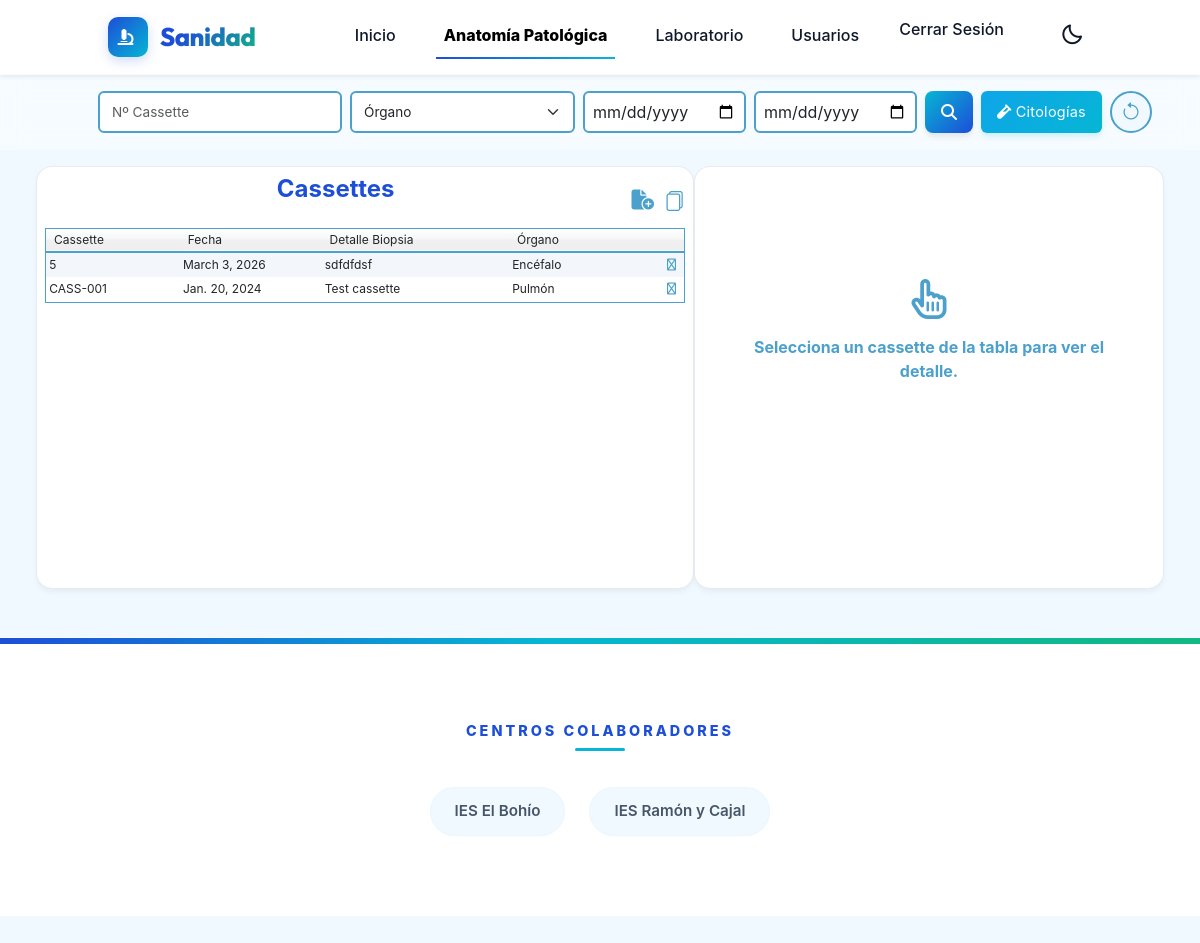
The page /cassettes/ (signed in) on the database its author committed.
### api/models.py (models this page shows)
class Cassette(models.Model):
    id_casette = models.AutoField(primary_key=True)
    cassette = models.CharField(max_length=50)
    fecha = models.DateField()
    descripcion = models.CharField(max_length=255)
    caracteristicas = models.TextField()
    observaciones = models.TextField(null=True, blank=True)
    informacion_clinica = models.TextField(null=True, blank=True)
    descripcion_microscopica = models.TextField(null=True, blank=True)
    diagnostico_final = models.TextField(null=True, blank=True)
    patologo_responsable = models.CharField(max_length=255, null=True, blank=True)
    qr_casette = models.CharField(max_length=255, unique=True)
    organo = models.CharField(max_length=255)
    informe_descripcion = models.CharField(max_length=255, null=True, blank=True)
    informe_fecha = models.DateField(null=True, blank=True)
    informe_tincion = models.CharField(max_length=255, null=True, blank=True)
    informe_observaciones = models.TextField(null=True, blank=True)
    informe_imagen = models.BinaryField(null=True, blank=True)
    class Meta:
        db_table = 'cassettes'

### web/views.py (the view, shortened to what this page needs)
# urls.py: path('cassettes/',                                        views.cassette_list,    name='cassettes'),
@never_cache
@login_required
def cassette_list(request):
    qs = Cassette.objects.order_by('-fecha')
    organo = request.GET.get('organo', '').strip()
    numero = request.GET.get('numero', '').strip()
    inicio = request.GET.get('inicio', '').strip()
    fin    = request.GET.get('fin', '').strip()
    sel_pk = request.GET.get('cassette', '').strip()
    if organo and organo != '*':
        qs = qs.filter(organo__icontains=organo)
    if numero:
        qs = qs.filter(cassette__icontains=numero)
    if inicio and fin:
        qs = qs.filter(fecha__gte=inicio, fecha__lte=fin)
    if not any([organo, numero, inicio, fin]):
        qs = qs[:10]
    selected = None
    muestras_con_imagenes = []
    return render(request, 'web/cassettes.html', {
        'cassettes':             qs,
        'selected':              selected,
        'muestras_con_imagenes': muestras_con_imagenes,
        'cassette_form':         CassetteForm(instance=selected) if selected else CassetteForm(),
        'nuevo_cassette_form':   CassetteForm(),
        'muestra_form':          MuestraForm(),
        'informe_form': InformeForm(initial={
            'informe_descripcion':   selected.informe_descripcion   if selected else '',
            'informe_fecha':         selected.informe_fecha          if selected else '',
            'informe_tincion':       selected.informe_tincion        if selected else '',
            'informe_observaciones': selected.informe_observaciones  if selected else '',
        }) if selected else None,
        'filtros': {'organo': organo, 'numero': numero, 'inicio': inicio, 'fin': fin},
    })

### web/templates/web/cassettes.html (shortened to what this page needs)
{% load static %}
<!DOCTYPE html>
<html lang="es">
<head>
    <link href="https://cdn.jsdelivr.net/npm/bootstrap@5.3.0-alpha3/dist/css/bootstrap.min.css" rel="stylesheet"
>
    <link rel="stylesheet" href="https://cdn.jsdelivr.net/npm/bootstrap-icons@1.10.4/font/bootstrap-icons.css">
    <link href="https://unpkg.com/boxicons@2.1.4/css/boxicons.min.css" rel="stylesheet">
    <link rel="stylesheet" href="https://cdnjs.cloudflare.com/ajax/libs/font-awesome/6.4.0/css/all.min.css">
    <link rel="stylesheet" href="{% static 'css/header.css' %}">
    <link rel="stylesheet" href="{% static 'css/footer.css' %}">
    <link rel="stylesheet" href="{% static 'css/index.css' %}">
    <link rel="stylesheet" href="{% static 'css/muestras.css' %}">
    <link rel="stylesheet" href="{% static 'css/sortable.css' %}">
    <link rel="stylesheet" href="{% static 'css/cassettes.css' %}">
</head>
<body id="body">
    <nav class="nav navbar navbar-expand-lg shadow-sm sticky-top">
        <div class="container-fluid d-flex align-items-center justify-content-between px-lg-5">
            <a class="navbar-brand nav__logo-container" href="/">
                <div class="logo-box">
                    <i class="fa-solid fa-microscope" style="font-size: 1rem; margin-left: -5px;"></i>
                </div>
                <span class="nav__title">Sanidad</span>
            </a>
            <div class="collapse navbar-collapse" id="navbarNav">
                <ul class="navbar-nav ms-auto nav__list">
                    <li class="nav-item nav__item">
                        <a class="nav-link nav__link" href="/">Inicio</a>
                    </li>
                    <li class="nav-item nav__item">
                        <a class="nav-link nav__link active" href="/anatomia.html">Anatomía&nbsp;Patológica</a>
                    </li>
                    <li class="nav-item nav__item">
                        <a class="nav-link nav__link" href="/laboratorio.html">Laboratorio</a>
                    </li>
                    {% if request.user.is_staff %}
                    <li class="nav-item nav__item">
                        <a class="nav-link nav__link" href="{% url 'usuarios' %}">Usuarios</a>
                    </li>
                    {% endif %}
                    <li class="nav-item nav__item">
                        <form method="post" action="{% url 'logout' %}" style="display:inline">
                            <button type="submit" class="nav-link nav__link btn btn-link p-0 border-0 bg-transparent">
                                Cerrar Sesión
                            </button>
                        </form>
                    </li>
                    <li class="nav-item nav__item d-flex align-items-center">
                        <a href="#" id="darkModeToggle" class="nav-link nav__link ms-lg-3"
                            aria-label="Toggle Dark Mode">
                            <i class='bx bx-moon fs-4'></i>
                        </a>
                    </li>
                </ul>
            </div>
        </div>
    </nav>
    <header class="barra_org container-fluid px-5">
        <form method="get" action="{% url 'cassettes' %}" id="filtroForm">
            <div class="container-fluid caja_org px-0">
                <div class="row align-items-center w-100 m-0">
                    <div class="col-auto d-flex align-items-center justify-content-center gap-2 p-0">
                        <div style="min-width: 140px;">
                            <input type="text" name="numero" value="{{ filtros.numero }}"
                                class="form-control border__color unified-filter-height" placeholder="Nº Cassette"
                                style="font-size:0.85rem;">
                        </div>
                        <div style="min-width: 140px;">
                            <select name="organo" id="organos" class="form-select border__color unified-filter-height"
                                style="font-size:0.85rem;" onchange="document.getElementById('filtroForm').submit()">
                                <option disabled {% if not filtros.organo %}selected{% endif %}>Órgano</option>
                            </select>
                        </div>
                        <div class="d-flex gap-2">
                            <input type="date" name="inicio" value="{{ filtros.inicio }}"
                                class="form-control border__color unified-filter-height px-2">
                            <input type="date" name="fin" value="{{ filtros.fin }}"
                                class="form-control border__color unified-filter-height px-2"
                                onchange="document.getElementById('filtroForm').submit()">
                        </div>
                        <div>
                            <button type="submit" class="btn fondo px-3 unified-filter-height" title="Buscar">
                                <i class="fa-solid fa-magnifying-glass"></i>
                            </button>
                        </div>
                        <div>
                            <a href="{% url 'citologias' %}" class="btn btn-switch-module px-3 unified-filter-height">
                                <i class="fa-solid fa-vial me-1"></i> Citologías
                            </a>
                        </div>
                    </div>
                    <div class="col d-flex justify-content-end p-0">
                        <a href="{% url 'cassettes' %}"
                            class="btn btn-outline-primary border__color rounded-circle d-flex align-items-center justify-content-center unified-filter-height p-0"
                            style="width:42px; background:var(--bg-light);" title="Mostrar últimos 10">
                            <i class="bi bi-arrow-counterclockwise fs-5 blue__color"></i>
                        </a>
                    </div>
                </div>
            </div>
        </form>
    </header>
    <main class="container-fluid pt-3 px-5">
        <section class="row justify-content-between">
            <div class="container__table col-12 col-lg-7 p-2 mb-3 mb-lg-0">
                <div class="title d-flex">
                    <div class="col-10 ps-5">
                        <h2 class="cassette__title">Cassettes</h2>
                    </div>
                    <div class="col-2 d-flex justify-content-end align-items-center gap-2">
                        <button type="button" class="btn m-0 p-0 icono__efect" id="btnformnuevocassette">
                            <i title="Nuevo Cassette"
                                class="m-0 p-0 fa-solid fa-file-circle-plus blue__color--negrita fs-5"></i>
                        </button>
                        <a href="{% url 'cassettes' %}?organo=*" class="btn m-0 p-0 icono__efect">
                            <i class="bi bi-files blue__color--negrita fs-5 m-0 p-0"
                                title="Mostrar todos los Cassettes"></i>
                        </a>
                    </div>
                </div>
                <div class="tablecassette__scroll">
                    <table class="table sortable-theme-finder" data-sortable>
                        <thead>
                            <tr>
                                <th scope="col">Cassette</th>
                                <th scope="col">Fecha</th>
                                <th scope="col">Detalle Biopsia</th>
                                <th scope="col">Órgano</th>
                                <th data-sortable="false"></th>
                            </tr>
                        </thead>
                        <tbody class="table-group-divider">
                            {% for c in cassettes %}
                            <tr class="{% if selected and c.pk == selected.pk %}table-active{% endif %}"
                                style="cursor:pointer"
                                onclick="location.href='{% url 'cassettes' %}?cassette={{ c.pk }}'">
                                <td>{{ c.cassette }}</td>
                                <td>{{ c.fecha }}</td>
                                <td>{{ c.descripcion|truncatechars:40 }}</td>
                                <td>{{ c.organo }}</td>
                                <td class="text-end pe-2">
                                    <i class="fa-solid fa-chevron-right blue__color"></i>
                                </td>
                            </tr>
                            {% empty %}
                            <tr>
                                <td colspan="5" class="text-center text-muted py-4">No hay cassettes.</td>
                            </tr>
                            {% endfor %}
                        </tbody>
                    </table>
                </div>
            </div>
            <section class="cassette col-12 col-lg-5" id="cassette">
                {% if selected %}
                <div class="p-2">
                    <div class="d-flex flex-wrap justify-content-between align-items-center">
                        <h2 class="cassette__title text-center">Detalle Cassette:</h2>
                        <span class="blue__color cassette__num">{{ selected.cassette }}</span>
                        <div class="d-flex pt-2 align-items-start">
                            <div data-bs-toggle="modal" data-bs-target="#eliminarCassetteModal" style="cursor:pointer">
                                <i title="Borrar Cassette"
                                    class="fa-solid fa-trash-can cassette__icon cassette__icon--infocassette"></i>
                            </div>
                            <div id="btnformmodificarcassette" style="cursor:pointer">
                                <i title="Modificar Cassette"
                                    class="fa-solid fa-file-pen cassette__icon cassette__icon--infocassette"></i>
                            </div>
                            <div id="btnVerQR" style="cursor:pointer" data-bs-toggle="modal" data-bs-target="#qrCassetteModal">
                                <i title="Ver QR" class="fa-solid fa-qrcode cassette__icon cassette__icon--infocassette"></i>
                            </div>
                        </div>
                    </div>
                    <section class="list-group list-group-flush mt-3">
                        <div class="d-flex px-3 justify-content-between">
                            <li class="blue__color--negrita">Detalle / Nombre Paciente:
                                <span class="blue__color cassette__text">{{ selected.descripcion }}</span>
                            </li>
                        </div>
                        <hr class="m-1">
                        <div class="d-flex px-3 justify-content-between">
                            <li class="blue__color--negrita">Órgano:
                                <span class="blue__color cassette__text">{{ selected.organo }}</span>
                            </li>
                            <li class="blue__color--negrita">Fecha:
                                <span class="blue__color cassette__text">{{ selected.fecha }}</span>
                            </li>
                        </div>
                        <li class="list-group-item blue__color--negrita">Descripción Macroscópica:
                            <p class="blue__color cassette__text">{{ selected.caracteristicas }}</p>
                        </li>
                        <li class="list-group-item blue__color--negrita">Observaciones:
                            <p class="blue__color cassette__text">{{ selected.observaciones }}</p>
                        </li>
                        {% if selected.descripcion_microscopica %}
                        <li class="list-group-item blue__color--negrita">Descripción Microscópica:
                            <p class="blue__color cassette__text">{{ selected.descripcion_microscopica }}</p>
                        </li>
                        {% endif %}
                        {% if selected.diagnostico_final %}
                        <li class="list-group-item blue__color--negrita">Diagnóstico Final:
                            <p class="blue__color cassette__text">{{ selected.diagnostico_final }}</p>
                        </li>
                        {% endif %}
                        {% if selected.patologo_responsable %}
                        <li class="list-group-item blue__color--negrita">Patólogo Responsable:
                            <span class="blue__color cassette__text">{{ selected.patologo_responsable }}</span>
                        </li>
                        {% endif %}
                    </section>
                </div>
                {% else %}
                <div class="p-4 text-center" style="margin-top:4rem;">
                    <i class="fa-regular fa-hand-pointer blue__color fs-1 d-block mb-3"></i>
                    <p class="blue__color--negrita">Selecciona un cassette de la tabla para ver el detalle.</p>
                </div>
                {% endif %}
            </section>
        </section>
    </main>
    <footer class="footer mt-5">
        <div class="footer-container">
            <div class="footer__box footer__menu text-center">
                <h3 class="footer__title">Centros Colaboradores</h3>
                <section class="links d-flex justify-content-center flex-wrap gap-4">
                    <a href="https://www.iesbohio.es/web/" target="_blank" class="column__link">IES El Bohío</a>
                    <a href="https://www.iesryc.org/" target="_blank" class="column__link">IES Ramón y Cajal</a>
                </section>
            </div>
        </div>
    </footer>
</body>
</html>

### rows shown on the page
Cassette: cassette "5", fecha "March 3, 2026", descripcion "sdfdfdsf", organo "Encéfalo"
Cassette: cassette "CASS-001", fecha "Jan. 20, 2024", descripcion "Test cassette", organo "Pulmón"
